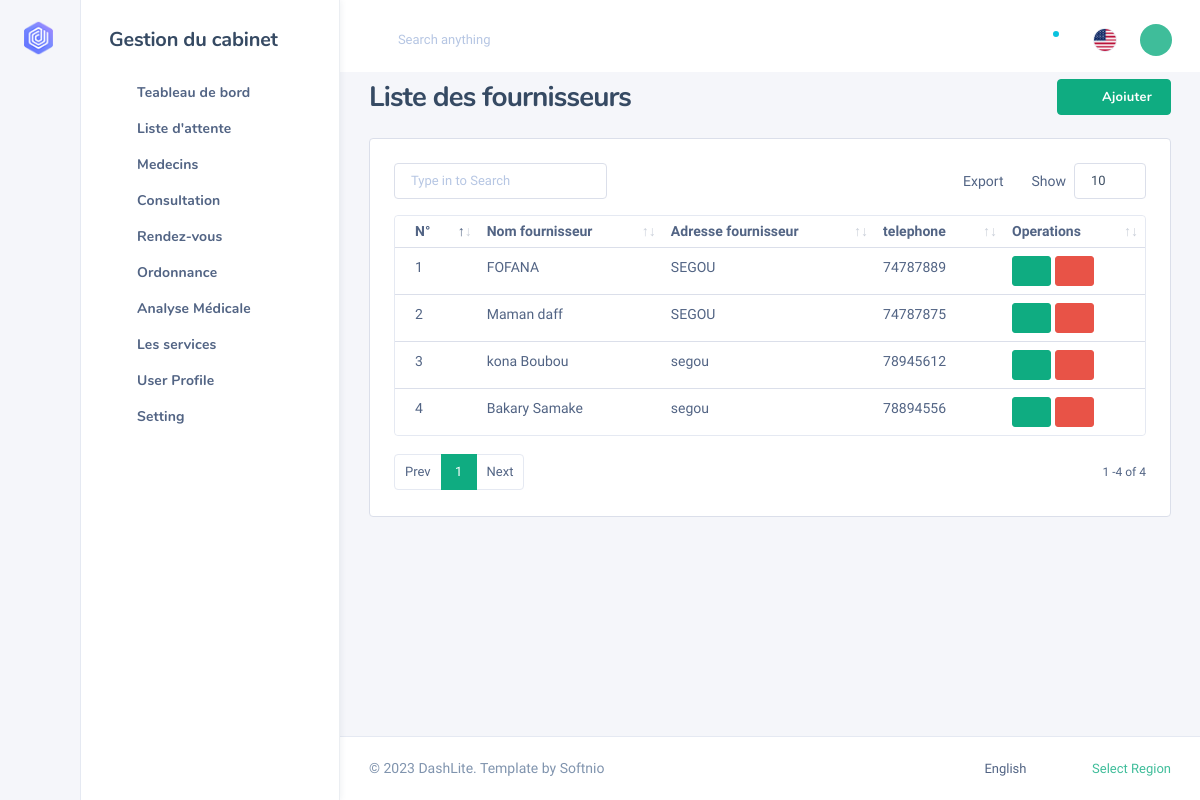
The page /public/Fournisseurs/liste (signed in) on the database its author committed.
### tables this page shows
CREATE TABLE `fournisseur` (
  `id_fournisseur` int(11) NOT NULL,
  `nom_fournisseur` varchar(50) DEFAULT NULL,
  `adresse_fournisseur` varchar(50) DEFAULT NULL,
  `telephone_fournisseur` varchar(50) DEFAULT NULL
);

### app/core/app.php (called while the page is built, shortened)
<?php
class App{
    protected $method="index";
   public function  __construct()
    {
       $URL= $this->getURL();
       if(file_exists('app/controllers/'.$URL[0].'.php')){
            unset($URL[0]);
       }
       $this->controller=new $this->controller();
       if(isset($URL[1])){
            if( method_exists($this->controller,$URL[1])){
                $this->method=ucfirst($URL[1]);
                unset($URL[1]);
            }
       }
        $URL=array_values($URL);
       $this->params=$URL;
       call_user_func_array([$this->controller,$this->method],$this->params);
    }
    private function  getURL(){
       $url=isset($_GET['url'])?$_GET['url']:'Home';
        return explode("/",filter_var(trim($url,'/')),FILTER_SANITIZE_URL);
    }
}

### index.php (called while the page is built, shortened)
<?php
$app=new App();

### app/core/model.php (called while the page is built, shortened)
<?php
class Model extends Database{
    public function SelectAllData($select,$fields){
        $bdd= $this->connect();
        $que = $bdd->prepare("SELECT $select
                FROM $fields");
        $que->execute();
        $count = $que->fetchAll(PDO::FETCH_OBJ);
        return $count;
    }
}

### app/views/fournisseur.view.php (the view, shortened to what this page needs)
<!DOCTYPE html>
<html lang="zxx" class="js">
<body class="nk-body bg-lighter npc-default has-sidebar ">
<div class="nk-app-root">
    <div class="nk-main ">
        <div class="nk-wrap ">
            <div class="nk-content ">
                <div class="container-fluid">
                    <div class="nk-content-inner">
                        <div class="nk-content-body">
                            <div class="nk-block-between">
                                <div class="nk-block-head-content">
                                    <h3 class="nk-block-title page-title">Liste des fournisseurs</h3>
                                </div>
                                <div class="nk-block-head-content">
                                    <div class="toggle-wrap nk-block-tools-toggle">
                                        <div class="toggle-expand-content" data-content="pageMenu">
                                            <ul class="nk-block-tools g-3">
                                                <li class="nk-block-tools-opt"><a href="<?=ROOT?>/Fournisseurs" class="btn btn-primary"><em class="icon ni ni-plus"></em><span>Ajoiuter</span></a></li>
                                            </ul>
                                        </div>
                                    </div>
                                </div>
                            </div>
                            <br>
                            <div class="nk-block nk-block-lg">
                                <div class="card card-bordered card-preview">
                                    <div class="card-inner">
                                        <table class="datatable-init-export nowrap table" data-export-title="Export">
                                            <thead>
                                                <tr>
                                                    <th>N°</th>
                                                    <th>Nom fournisseur</th>
                                                    <th>Adresse fournisseur</th>
                                                    <th>telephone </th>
                                                    <th>Operations</th>
                                                </tr>
                                            </thead>
                                            <tbody>
                                            <?php foreach ($fournisseurs as $fournisseur) : ?>
                                                <tr>
                                                    <td><?=$fournisseur->id_fournisseur?></td>
                                                    <td><?=$fournisseur->nom_fournisseur?></td>
                                                    <td><?=$fournisseur->adresse_fournisseur?></td>
                                                    <td><?=$fournisseur->telephone_fournisseur?></td>
                                                    <td>
                                                        <div class="form-button-action">
                                                            <a type="button" data-toggle="tooltip" title="" href="<?=ROOT?>/Fournisseurs/edit/<?=$fournisseur->id_fournisseur?>" class="btn  btn-primary btn-sm" data-original-title="Edit Task">
                                                                <i class="icon ni ni-edit"></i>
                                                            </a>
                                                            <button type="button" data-toggle="tooltip" title="" class="btn  btn-danger btn-sm" data-original-title="Remove">
                                                                <i class="icon ni ni-trash"></i>
                                                            </button>
                                                        </div>
                                                    </td>
                                                </tr>
                                            <?php endforeach; ?>
                                            </tbody>
                                        </table>
                                    </div>
                                </div>
                            </div>
                        </div>
                    </div>
                </div>
            </div>
        </div>
    </div>
</div>
</body>
</html>

### rows shown on the page
fournisseur: id_fournisseur "1", nom_fournisseur "FOFANA", adresse_fournisseur "SEGOU", telephone_fournisseur "74787889"
fournisseur: id_fournisseur "2", nom_fournisseur "Maman daff", adresse_fournisseur "SEGOU", telephone_fournisseur "74787875"
fournisseur: id_fournisseur "3", nom_fournisseur "kona Boubou", adresse_fournisseur "segou", telephone_fournisseur "78945612"
fournisseur: id_fournisseur "4", nom_fournisseur "Bakary Samake", adresse_fournisseur "segou", telephone_fournisseur "78894556"
